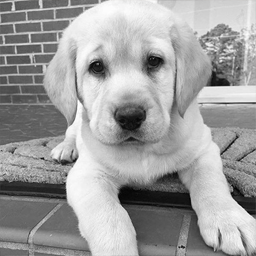
#> input picture sample_photos/puppy3_small.png, 256 x 256 px; the run also reads 3 pictures not shown here
$ python part2_iv.py   (Python 2 division)
#> lines starting #> are read from the running program, lines starting #| are printed output that depends on the picture
### part2_ii.py
import matplotlib.pyplot as plt
import numpy as np
import matplotlib.pyplot as plt
from scipy.fftpack import dct, dctn
import cv2

# Global value for test image dimension
N = 256

# Global value for the number of patches
prange = N/8

def partion_img(img):
	# Set empty array for partioned image
	patches = np.zeros((prange,prange, 8, 8))
	# Split the image into patches of 8x8
	for i in range(0, N, 8):
		for j in range(0, N, 8):
			patches[i/8,j/8] = img[i:i+8, j:j+8]
	return patches

def partitioned_dft(img, K1, K2):
	# Get set of 8x8 patches of the image
	partioned = partion_img(img)
	# Set empty array of sizes K^2 per patch
	dft_patches = np.zeros((prange,prange, K1, K2), dtype=np.complex64)
	for i in range(partioned.shape[0]):
		for j in range(partioned.shape[1]):
			dft_patches[i,j] = np.fft.fft2(partioned[i,j], s=[K1,K2])
	return dft_patches

def partitioned_dct(img, K1, K2):
	# Get set of 8x8 patches of the image
	partioned = partion_img(img)
	# Set empty array of sizes K^2 per patch
	dct_patches = np.zeros((prange,prange, K1, K2), dtype=np.float64)
	for i in range(partioned.shape[0]):
		for j in range(partioned.shape[1]):
			dct_patches[i,j] = dctn(partioned[i,j], type=2, shape=[K1,K2], norm='ortho')
	return dct_patches


# Takes an image and a patch index and plots patch w/ dft and dct for K^2 = 4,16,64
# [34 lines left out: functions plot_patch_data, test, not called in this run]

def main():
	test()

# [2 lines that do not run on import are left out]

### part2_iii.py
import matplotlib.pyplot as plt
import numpy as np
import matplotlib.pyplot as plt
from scipy.fftpack import dct, dctn
import cv2
from part2_ii import partion_img, partitioned_dct, partitioned_dft

# Compute the quantized version of the specified transform (DCT or DFT)
def quantized_transform(img, k1, k2, T):

	# Takes dct coefficients as input and returns their quantized values
	def round(patches):

		# Initialize the quantization matrix
		Qmtrx = np.zeros((8,8))
		Qmtrx[0,:] = [16, 11, 10, 16, 24, 40, 51, 61]
		Qmtrx[1,:] = [12, 12, 14, 19, 26, 58, 60, 55]
		Qmtrx[2,:] = [14, 13, 16, 24, 40, 57, 69, 56]
		Qmtrx[3,:] = [14, 17, 22, 29, 51, 87, 80, 62]
		Qmtrx[4,:] = [18, 22, 37, 56, 68, 109, 103, 77]
		Qmtrx[5,:] = [24, 36, 55, 64, 81, 104, 113, 92]
		Qmtrx[6,:] = [49, 64, 78, 87, 103, 121, 120, 101]
		Qmtrx[7,:] = [72, 92, 95, 98, 112, 100, 103, 99]

		# Store dimensions of DCT coefficient matrix patches for iteration
		I = patches.shape[0]
		J = patches.shape[1]
		K = patches.shape[2]
		L = patches.shape[3]

		# Initialize an empty matrix to store the quantized coefficients
		q_dct = np.zeros((I,J,K,L), dtype=np.float64)

		# Compute and store the quantized coefficients
		for i in range(I):
			for j in range(J):
				for k in range(K):
					for l in range(L):
						q_dct[i,j,k,l] = int(np.absolute(patches[i,j,k,l])/Qmtrx[k,l])
		return q_dct

	# Get DCT or DFT for the partioned image
	transforms = partitioned_dct(img, k1, k2) if T=='c' else partitioned_dft(img, k1, k2)

	# Return the quantized patches
	return round(transforms)


# [18 lines left out: function test, not called in this run]

def main():
	test()

# [2 lines that do not run on import are left out]

### part2_iv.py
import matplotlib.pyplot as plt
import numpy as np
import matplotlib.pyplot as plt
from scipy.fftpack import dct, dctn, idctn
import cv2
from part2_ii import partion_img, partitioned_dct, partitioned_dft
from part2_iii import quantized_transform

# Global value for test image dimension
N = 256

# Global value for the number of patches
prange = N/8


# Reconstructs the original image from recovered set of patches
def stitch(patches):
	recovered = np.zeros((N,N), dtype=np.float64)

	for i in range(0, prange):
		for j in range(0, prange):
			recovered[i*8:i*8+8,j*8:j*8+8] = patches[i][j]
	return recovered

# Computes iDCTs for patches
def inverse_partitioned(patches, T):

	# Set empty array for recovered set of patches image
	i_patches = np.zeros((prange,prange, 8, 8), dtype=np.float64)

	for i in range(prange):
		for j in range(prange):
			if T == 'c':
				i_patches[i,j] = idctn(patches[i,j], type=2, shape=[8,8], norm='ortho')
			else:
				ifft = np.fft.ifft2(patches[i,j], s=[8,8])
				i_patches[i,j] = [np.absolute(k) for k in ifft]

	return i_patches


# Unquantizes and computes iDCTs for patches
def inverse_quantized(qdct_patches, T):

	# Set empty array for recovered set of patches image
	i_patches = np.zeros((prange,prange, 8, 8), dtype=np.float64)

	# Takes rounded dct coefficients and returns their unquantized values
	def unround(dct_patches):

		# Initialize the quantization matrix
		Qmtrx = np.zeros((8,8))
		Qmtrx[0,:] = [16, 11, 10, 16, 24, 40, 51, 61]
		Qmtrx[1,:] = [12, 12, 14, 19, 26, 58, 60, 55]
		Qmtrx[2,:] = [14, 13, 16, 24, 40, 57, 69, 56]
		Qmtrx[3,:] = [14, 17, 22, 29, 51, 87, 80, 62]
		Qmtrx[4,:] = [18, 22, 37, 56, 68, 109, 103, 77]
		Qmtrx[5,:] = [24, 36, 55, 64, 81, 104, 113, 92]
		Qmtrx[6,:] = [49, 64, 78, 87, 103, 121, 120, 101]
		Qmtrx[7,:] = [72, 92, 95, 98, 112, 100, 103, 99]

		# Store dimensions of DCT coefficient matrix patches for iteration
		I = dct_patches.shape[0]
		J = dct_patches.shape[1]
		K = dct_patches.shape[2]
		L = dct_patches.shape[3]

		# Initialize an empty matrix to store the quantized coefficients
		iq_dct = np.zeros((I,J,K,L), )

		# Compute and store the quantized coefficients
		for i in range(I):
			for j in range(J):
				for k in range(K):
					for l in range(L):
						iq_dct[i,j,k,l] = int(dct_patches[i,j,k,l]*Qmtrx[k,l])
		return iq_dct

	return inverse_partitioned(unround(qdct_patches), T)

# Computes mean squared reconstruction error
def compute_MSE(img, img_new):
	error = 0
	for i in range(N):
		for j in range(N):
			error += (img[i][j] - img_new[i][j])**2
	return error/(N**2)

# Computes PSNR reconstruction error
def compute_PSNR(img, img_new):
	MSE = compute_MSE(img, img_new)
	PSNR = 10*np.log10(255**2/MSE)

	return PSNR


# Plots Reconstruction Errors and PSNR against K^2 for the DCT, quantized DCT and quantized DFT
def plot(im):

	# Store K^2 values for x-axis
	K = [4,16,32,64]

	# Reconstruct using the partioned DCT for K^2 = 4, 16, 32, 64
	dc_new4  = stitch(inverse_partitioned(partitioned_dct(im, 2, 2), 'c'))
	dc_new16  = stitch(inverse_partitioned(partitioned_dct(im, 4, 4), 'c'))
	dc_new32  = stitch(inverse_partitioned(partitioned_dct(im, 8, 4), 'c'))
	dc_new64  = stitch(inverse_partitioned(partitioned_dct(im, 8, 8), 'c'))

	# Reconstruct using the quantized partioned DCT for K^2 = 4, 16, 32, 64
	dcq_new4  = stitch(inverse_quantized(quantized_transform(im, 2, 2, 'c'), 'c'))
	dcq_new16  = stitch(inverse_quantized(quantized_transform(im, 4, 4, 'c'), 'c'))
	dcq_new32  = stitch(inverse_quantized(quantized_transform(im, 8, 4, 'c'), 'c'))
	dcq_new64  = stitch(inverse_quantized(quantized_transform(im, 8, 8, 'c'), 'c'))

	# Reconstruct using the partioned DFT for K^2 = 4, 16, 32, 64
	df_new4  = stitch(inverse_partitioned(partitioned_dft(im, 2, 2), 'f'))
	df_new16  = stitch(inverse_partitioned(partitioned_dft(im, 4, 4), 'f'))
	df_new32  = stitch(inverse_partitioned(partitioned_dft(im, 8, 4), 'f'))
	df_new64  = stitch(inverse_partitioned(partitioned_dft(im, 8, 8), 'f'))

	# Reconstruct using the quantized partioned DFT for K^2 = 4, 16, 32, 64
	dfq_new4  = stitch(inverse_quantized(quantized_transform(im, 2, 2, 'f'), 'f'))
	dfq_new16  = stitch(inverse_quantized(quantized_transform(im, 4, 4, 'f'), 'f'))
	dfq_new32  = stitch(inverse_quantized(quantized_transform(im, 8, 4, 'f'), 'f'))
	dfq_new64  = stitch(inverse_quantized(quantized_transform(im, 8, 8, 'f'), 'f'))

	# Compute and store the MSE reconstruction errors for the DCT
	dc_errors = [compute_MSE(im, d) for d in [dc_new4, dc_new16, dc_new32, dc_new64]]
	dcq_errors = [compute_MSE(im, q) for q in [dcq_new4, dcq_new16, dcq_new32, dcq_new64]]

	# Compute and store the PSNR for the DFT
	dc_psnr = [compute_PSNR(im, d) for d in [dc_new4, dc_new16, dc_new32, dc_new64]]
	dcq_psnr = [compute_PSNR(im, q) for q in [dcq_new4, dcq_new16, dcq_new32, dcq_new64]]

	# Plot the Reconstruction Errors against K^2 for the DCT
	plt.plot(K, dc_errors, 'r-s', label='DCT')
	plt.plot(K, dcq_errors, 'b-s', label='Quantized DCT')
	plt.legend()
	plt.xlabel('K^2')
	plt.ylabel('Reconstruction Error')
	plt.title('DCT Reconstruction Error for Varying K^2')
	plt.savefig('DCT_error_plot.png')
	plt.show()

	# Plot the PSNR Errors against K^2 for the DCT
	plt.plot(K, dc_psnr, 'r-s', label='DCT')
	plt.plot(K, dcq_psnr, 'b-s', label='Quantized DCT')
	plt.legend()
	plt.xlabel('K^2')
	plt.ylabel('Reconstruction Error')
	plt.title('DCT PSNR for Varying K^2')
	plt.savefig('DCT_PSNR_plot.png')
	plt.show()

	# Compute and store the MSE reconstruction errors for the DFT
	df_errors = [compute_MSE(im, d) for d in [df_new4, df_new16, df_new32, df_new64]]
	dfq_errors = [compute_MSE(im, q) for q in [dfq_new4, dfq_new16, dfq_new32, dfq_new64]]

	# Compute and store the PSNR
	df_psnr = [compute_PSNR(im, d) for d in [df_new4, df_new16, df_new32, df_new64]]
	dfq_psnr = [compute_PSNR(im, q) for q in [dfq_new4, dfq_new16, dfq_new32, dfq_new64]]


	# Plot the MSE Reconstruction Errors against K^2 for the DFT and DCT
	plt.plot(K, df_errors, 'g--o', label='DFT')
	plt.plot(K, dfq_errors, 'k--o', label='Quantized DFT')
	plt.plot(K, dc_errors, 'r--s', label='DCT')
	plt.plot(K, dcq_errors, 'b--s', label='Quantized DCT')
	plt.legend()
	plt.xlabel('K^2')
	plt.ylabel('Reconstruction Error')
	plt.title('DFT and DCT Reconstruction Error for Varying K^2')
	plt.savefig('DFT_DCT_error_plot.png')
	plt.show()

	# Plot the PSNR Errors against K^2 for the DFT and DCT
	plt.plot(K, df_psnr, 'g--o', label='DFT')
	plt.plot(K, dfq_psnr, 'k--o', label='Quantized DFT')
	plt.plot(K, dc_psnr, 'r--s', label='DCT')
	plt.plot(K, dcq_psnr, 'b--s', label='Quantized DCT')
	plt.legend()
	plt.xlabel('K^2')
	plt.ylabel('Reconstruction Error')
	plt.title('DFT and DCT PSNR for Varying K^2')
	plt.savefig('DFT_DCT_PSNR_plot.png')
	plt.show()


	# compute jpeg standard errors for the image
	jpeg1 = cv2.imread("sample_photos/puppy3_small1.jpg", 0)
	j1 = compute_MSE(im, jpeg1)
	j1 = [j1, j1, j1, j1]
	jpeg2 = cv2.imread("sample_photos/puppy3_small2.jpg", 0)
	j2 = compute_MSE(im, jpeg2)
	j2 = [j2, j2, j2, j2]
	jpeg3 = cv2.imread("sample_photos/puppy3_small3.jpg", 0)
	j3 = compute_MSE(im, jpeg3)
	j3 = [j3, j3, j3, j3]
	jpeg4 = cv2.imread("sample_photos/puppy3_small4.jpg", 0)
	j4 = compute_MSE(im, jpeg4)
	j4 = [j4, j4, j4, j4]

	# Plot the MSE Reconstruction Errors against the Jpeg standard
	plt.plot(K, dc_errors, 'r-s', label='DCT')
	plt.plot(K, dcq_errors, 'b-s', label='Quantized DCT')
	plt.plot(K, j1, 'y--', label='JPEG Standards')
	plt.plot(K, j2,'y--', K, j3, 'y--', K, j4, 'y--')
	plt.legend()
	plt.xlabel('K^2')
	plt.ylabel('Reconstruction Error')
	plt.title('DFT and DCT Reconstruction Error for Varying K^2')
	plt.savefig('JPEG_standard_plot.png')
	plt.show()


# Display sample reconstructed images and plot reconstruction error
def test():
	# Get sample image
	im = cv2.imread("sample_photos/puppy3_small.png", 0)


	# Reconstruct using the partioned DCT for K^2 = 4, 16, 32, 64
	d_new4  = stitch(inverse_partitioned(partitioned_dct(im, 2, 2), 'c'))
	d_new16  = stitch(inverse_partitioned(partitioned_dct(im, 4, 4), 'c'))
	d_new32  = stitch(inverse_partitioned(partitioned_dct(im, 8, 4), 'c'))

	# Reconstruct using the quantized partioned DCT for K^2 = 4, 16, 32, 64
	q_new4  = stitch(inverse_quantized(quantized_transform(im, 2, 2, 'c'), 'c'))
	q_new16  = stitch(inverse_quantized(quantized_transform(im, 4, 4, 'c'), 'c'))
	q_new32  = stitch(inverse_quantized(quantized_transform(im, 8, 4, 'c'), 'c'))


	# Show the reconstructed images using the partioned DCT
	plt.subplot(131),plt.imshow(d_new4,cmap='gray'), plt.xlabel('a',fontsize=8), plt.xticks([]), plt.yticks([])
	plt.subplot(132),plt.imshow(d_new16, cmap='gray'), plt.xlabel('b',fontsize=8), plt.xticks([]),plt.yticks([])
	plt.subplot(133),plt.imshow(d_new32,cmap='gray'), plt.xlabel('c',fontsize=8), plt.xticks([]),plt.yticks([])
	plt.savefig('reconstructed_dct.png')
	plt.show()

	# Show the reconstructed images using the quantized partioned DCT
	plt.subplot(131),plt.imshow(q_new4,cmap='gray'), plt.xlabel('a',fontsize=8), plt.xticks([]), plt.yticks([])
	plt.subplot(132),plt.imshow(q_new16, cmap='gray'), plt.xlabel('b',fontsize=8), plt.xticks([]),plt.yticks([])
	plt.subplot(133),plt.imshow(q_new32,cmap='gray'), plt.xlabel('c',fontsize=8), plt.xticks([]),plt.yticks([])
	plt.savefig('reconstructed_qdct.png')
	plt.show()

	plot(im)


def main():
	test()
#> in stitch, `recovered = np.zeros((N,N), dtype=np.float64)`: recovered: shape (256, 256) float64; every value is 0
#> after the loop in stitch (call 19), `for i in range(0, prange):`:
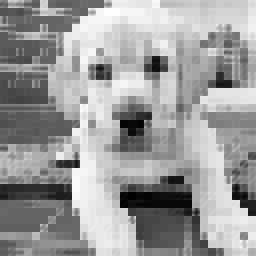
#> recovered: shape (256, 256) float64; min 0.5, max 15.78, mean 9.85; drawn with min black and max white
#> after the loop in stitch (call 20), `for i in range(0, prange):`:
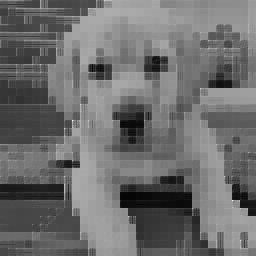
#> recovered: shape (256, 256) float64; min 0.406, max 92.16, mean 39.8; drawn with min black and max white
#> after the loop in stitch (call 21), `for i in range(0, prange):`:
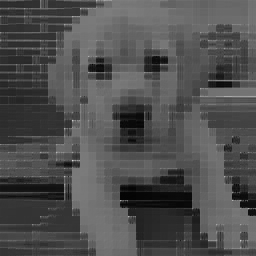
#> recovered: shape (256, 256) float64; min 3.92, max 217.8, mean 79.3
#> after the loop in stitch (call 22), `for i in range(0, prange):`:
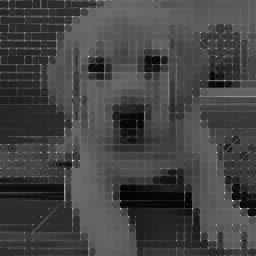
#> recovered: shape (256, 256) float64; min 4.41, max 583.3, mean 159.1; drawn with min black and max white
#> after the loop in compute_MSE, `for i in range(N):`: error = 1.08e+09
#> in plot, `dc_errors = [compute_MSE(im, d) for d in [dc_new4, dc_new16, dc_new32,..`: dc_errors = [16540.4, 7671.7, 2876.5, 3.2e-27]
#> in plot, `dcq_errors = [compute_MSE(im, q) for q in [dcq_new4, dcq_new16, dcq_ne..`: dcq_errors = [16776.2, 7931.7, 3403.5, 1090.2]
#> in compute_PSNR, `MSE = compute_MSE(img, img_new)`: MSE = 16540.4
#> in compute_PSNR, `PSNR = 10*np.log10(255**2/MSE)`: PSNR = 5.95
#> in plot, `dc_psnr = [compute_PSNR(im, d) for d in [dc_new4, dc_new16, dc_new32, ..`: dc_psnr = [5.95, 9.28, 13.54, 313.1]
#> in plot, `dcq_psnr = [compute_PSNR(im, q) for q in [dcq_new4, dcq_new16, dcq_new..`: dcq_psnr = [5.88, 9.14, 12.81, 17.76]
#> in plot, `plt.savefig('DCT_PSNR_plot.png')`:
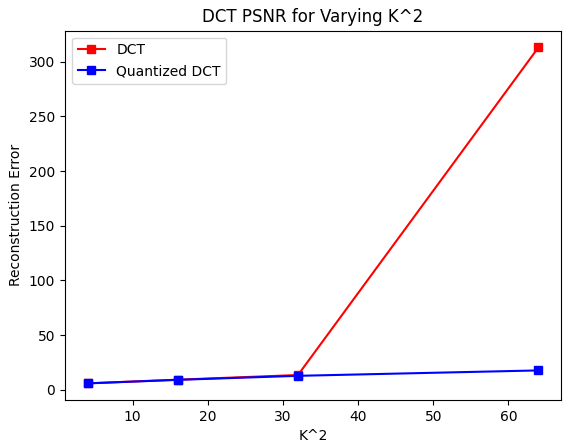
#> figure drawn by matplotlib, 1 panel
#> in plot, `df_errors = [compute_MSE(im, d) for d in [df_new4, df_new16, df_new32,..`: df_errors = [25433.8, 16444.3, 7497, 2.93e-13]
#> in plot, `dfq_errors = [compute_MSE(im, q) for q in [dfq_new4, dfq_new16, dfq_ne..`: dfq_errors = [25470.4, 16510.7, 7819.1, 1130.9]
#> in plot, `df_psnr = [compute_PSNR(im, d) for d in [df_new4, df_new16, df_new32, ..`: df_psnr = [4.08, 5.97, 9.38, 173.5]
#> in plot, `dfq_psnr = [compute_PSNR(im, q) for q in [dfq_new4, dfq_new16, dfq_new..`: dfq_psnr = [4.07, 5.95, 9.2, 17.6]
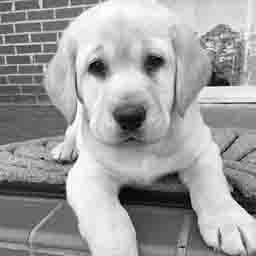
#> input picture sample_photos/puppy3_small1.jpg, 256 x 256 px
#> in plot, jpeg1 is the input picture: shape (256, 256); min 0, max 255, mean 159.2
#> in plot, `j1 = compute_MSE(im, jpeg1)`: j1 = 28734
#> in plot, `j1 = [j1, j1, j1, j1]`: j1 = [28734, 28734, 28734, 28734]
#> in plot, `j2 = compute_MSE(im, jpeg2)`: j2 = 27555
#> in plot, `j2 = [j2, j2, j2, j2]`: j2 = [27555, 27555, 27555, 27555]
#> in plot, `j3 = compute_MSE(im, jpeg3)`: j3 = 26221
#> in plot, `j3 = [j3, j3, j3, j3]`: j3 = [26221, 26221, 26221, 26221]
#> in plot, `j4 = compute_MSE(im, jpeg4)`: j4 = 9373
#> in plot, `j4 = [j4, j4, j4, j4]`: j4 = [9373, 9373, 9373, 9373]
#> in plot, `plt.savefig('JPEG_standard_plot.png')`:
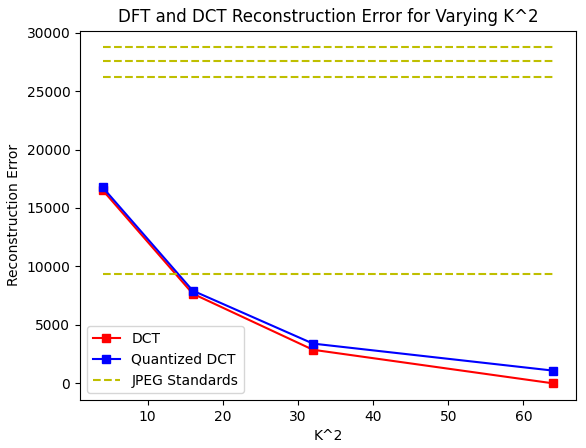
#> figure drawn by matplotlib, 1 panel

if __name__ == '__main__':
	main()
